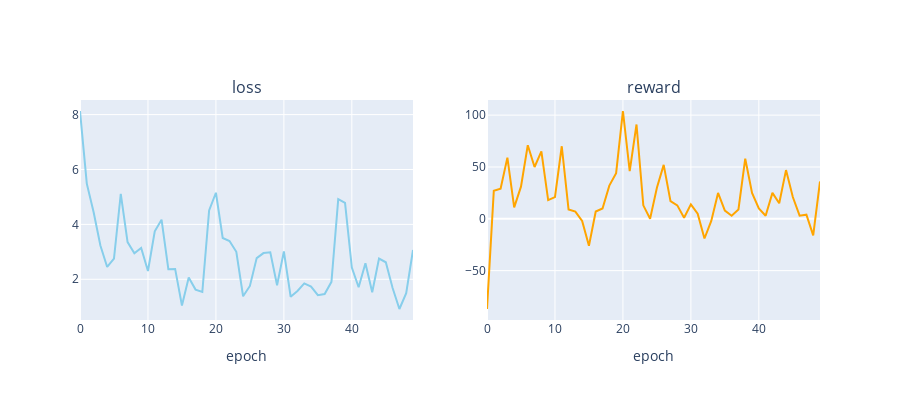

The notebook cell saved with this chart:
### Code cell
plot_loss_reward(total_losses, total_rewards)

### Figure 1 — Plotly figure (JSON) as saved in the notebook; plotly's stock layout.template omitted (floating-point values rounded to 4 significant figures)
{"data": [{"line": {"color": "skyblue"}, "mode": "lines", "type": "scatter", "xaxis": "x", "y": [8.131, 5.486, 4.449, 3.233, 2.45, 2.753, 5.115, 3.356, 2.95, 3.139, 2.303, 3.749, 4.172, 2.367, 2.378, 1.045, 2.067, 1.625, 1.542, 4.51, 5.152, 3.505, 3.394, 3.001, 1.382, 1.758, 2.772, 2.955, 2.983, 1.781, 3.015, 1.365, 1.574, 1.852, 1.734, 1.422, 1.461, 1.906, 4.921, 4.785, 2.425, 1.71, 2.583, 1.53, 2.757, 2.62, 1.684, 0.9177, 1.496, 3.066], "yaxis": "y"}, {"line": {"color": "orange"}, "mode": "lines", "type": "scatter", "xaxis": "x2", "y": [-87, 27, 29, 59, 11, 31, 71, 50, 65, 18, 21, 70, 9, 7, -2, -26, 7, 10, 32, 44, 104, 46, 91, 13, 0, 30, 52, 17, 13, 1, 14, 5, -19, -2, 25, 8, 3, 9, 58, 25, 10, 3, 25, 15, 47, 21, 3, 4, -16, 36], "yaxis": "y2"}], "layout": {"annotations": [{"font": {"size": 16}, "showarrow": false, "text": "loss", "x": 0.225, "xanchor": "center", "xref": "paper", "y": 1, "yanchor": "bottom", "yref": "paper"}, {"font": {"size": 16}, "showarrow": false, "text": "reward", "x": 0.775, "xanchor": "center", "xref": "paper", "y": 1, "yanchor": "bottom", "yref": "paper"}], "height": 400, "showlegend": false, "width": 900, "xaxis": {"anchor": "y", "domain": [0, 0.45], "title": {"text": "epoch"}}, "xaxis2": {"anchor": "y2", "domain": [0.55, 1], "title": {"text": "epoch"}}, "yaxis": {"anchor": "x", "domain": [0, 1]}, "yaxis2": {"anchor": "x2", "domain": [0, 1]}}}
